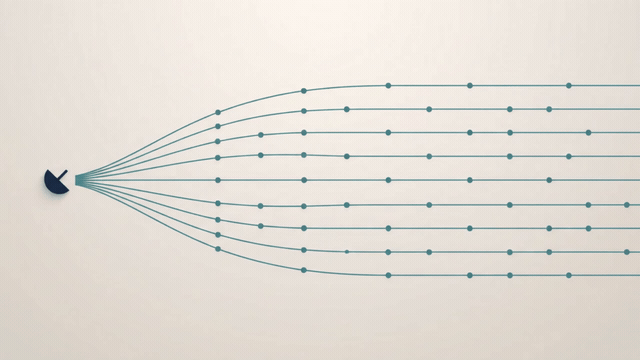
#> input picture docs/assets/case-complete.gif, 640 x 360 px; its folder holds 4 pictures in this run
$ python render_transparent_visuals.py
#> lines starting #> are read from the running program, lines starting #| are printed output that depends on the picture
"""Render transparent README visuals; keep measured values and paper figures intact.

Run after downloading the released results into results/. Requires Pillow,
Matplotlib, NumPy and pandas. The three source GIFs are conceptual artwork;
their foreground is recolored after removing the cream video background.
"""
from pathlib import Path
import io
import numpy as np
import pandas as pd
from PIL import Image, ImageSequence
import matplotlib
matplotlib.use('Agg')
import matplotlib.pyplot as plt
from matplotlib.patches import FancyBboxPatch, FancyArrowPatch

ROOT=Path(__file__).resolve().parents[1]
OUT=ROOT/'docs/assets'
THEMES={
    'light':dict(text='#18344c',line='#2c7281',amber='#aa6818',grid='#688091',node='#e7eff6',
                 colors=['#456a9c','#ba701e','#007e7b','#805ba0']),
    'dark':dict(text='#dbe5ee',line='#6dd9dc',amber='#f3c16c',grid='#8294a8',node='#1c2c3c',
                colors=['#84b1ed','#efb263','#65d5cf','#c5a4e6']),
}

def style(theme):
    c=THEMES[theme]
    plt.rcParams.update({'font.family':'DejaVu Sans','font.size':10,
        'text.color':c['text'],'axes.labelcolor':c['text'],'axes.edgecolor':c['grid'],
        'xtick.color':c['text'],'ytick.color':c['text'],'axes.titlecolor':c['text'],
        'axes.facecolor':'none','figure.facecolor':'none','savefig.transparent':True,
        'axes.spines.top':False,'axes.spines.right':False,'legend.frameon':False})
    return c

def conceptual_clips(theme):
#> called with theme = 'light'
    c=THEMES[theme]
    tint=np.array([int(c['line'][i:i+2],16) for i in (1,3,5)],dtype=np.uint8)
    for case in ['complete','random-loss','block-loss']:
        source=Image.open(OUT/f'case-{case}.gif');frames=[];durations=[]
#> in conceptual_clips, source is the input picture: PIL image 640x360 P; mean R, G, B, A 227.3, 221.9, 214.4, 255
        for frame in ImageSequence.Iterator(source):
            rgb=np.asarray(frame.convert('RGB'),dtype=np.float32)
            # Cream background has low blue/green chroma. Retain teal strokes
            # and the dark data-source symbol; no experimental values involved.
            chroma=np.maximum((rgb[:,:,1]-rgb[:,:,0]-4)/25,
                              (rgb[:,:,2]-rgb[:,:,0]-2)/25)
            dark=(115-rgb.max(axis=2))/70
            alpha=(np.clip(np.maximum(chroma,dark),0,1)*255).astype(np.uint8)
            rgba=np.empty((*alpha.shape,4),dtype=np.uint8);rgba[:,:,:3]=tint;rgba[:,:,3]=alpha
            frames.append(Image.fromarray(rgba));durations.append(frame.info.get('duration',125))
#> this loop made 13 passes
#> pass 1, in conceptual_clips, `chroma=np.maximum((rgb[:,:,1]-rgb[:,:,0]-4)/25, (rgb[:,:,2]-rgb[:,:,0]..`:
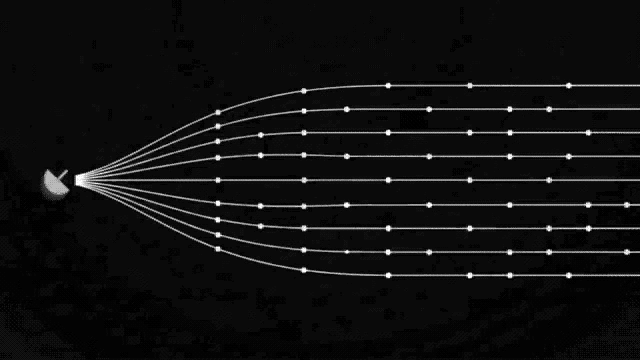
#> chroma: shape (360, 640) float32; min -0.56, max 2.36, mean -0.369; drawn with min black and max white
#> pass 1, in conceptual_clips, `dark=(115-rgb.max(axis=2))/70`:
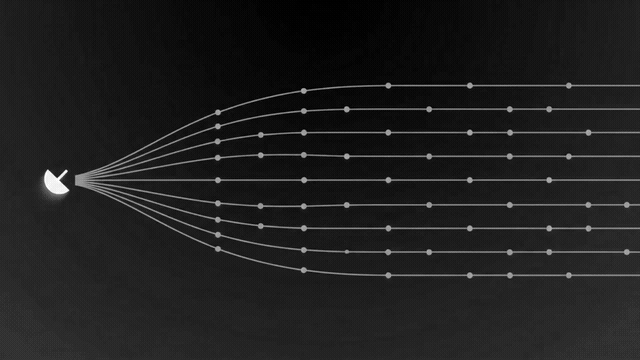
#> dark: shape (360, 640) float32; min -1.97, max 0.843, mean -1.63; drawn with min black and max white
#> pass 1, in conceptual_clips, `alpha=(np.clip(np.maximum(chroma,dark),0,1)*255).astype(np.uint8)`:
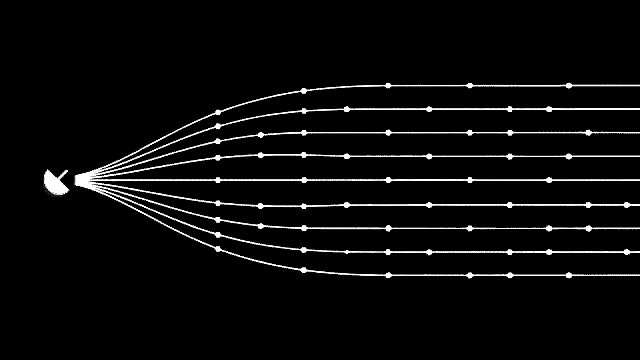
#> alpha: shape (360, 640); min 0, max 255, mean 11
#> after the loop:
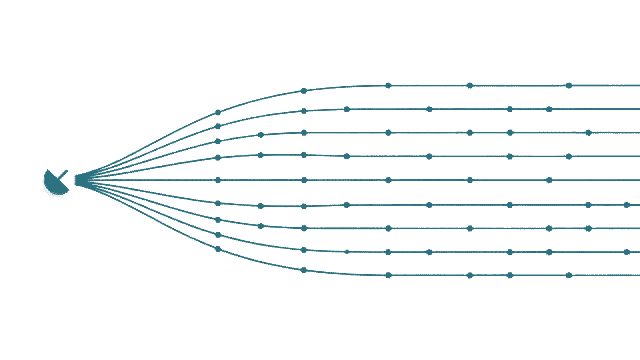
#> rgba: shape (360, 640, 4); mean R, G, B, A 44, 114, 129, 11.1; transparent parts drawn white
#> after the loop, durations = [130, 120, 130, 120, 130, 120, 130, 120, 130, 120, 130, 120, 130]; frames = 13 items
        frames[0].save(OUT/f'case-{case}-{theme}.webp',save_all=True,append_images=frames[1:],
                       duration=durations,loop=0,lossless=True,method=6)

def repair_clip(theme):
    c=style(theme)
#> (the run stopped early here; a loop or call above may not have finished)
